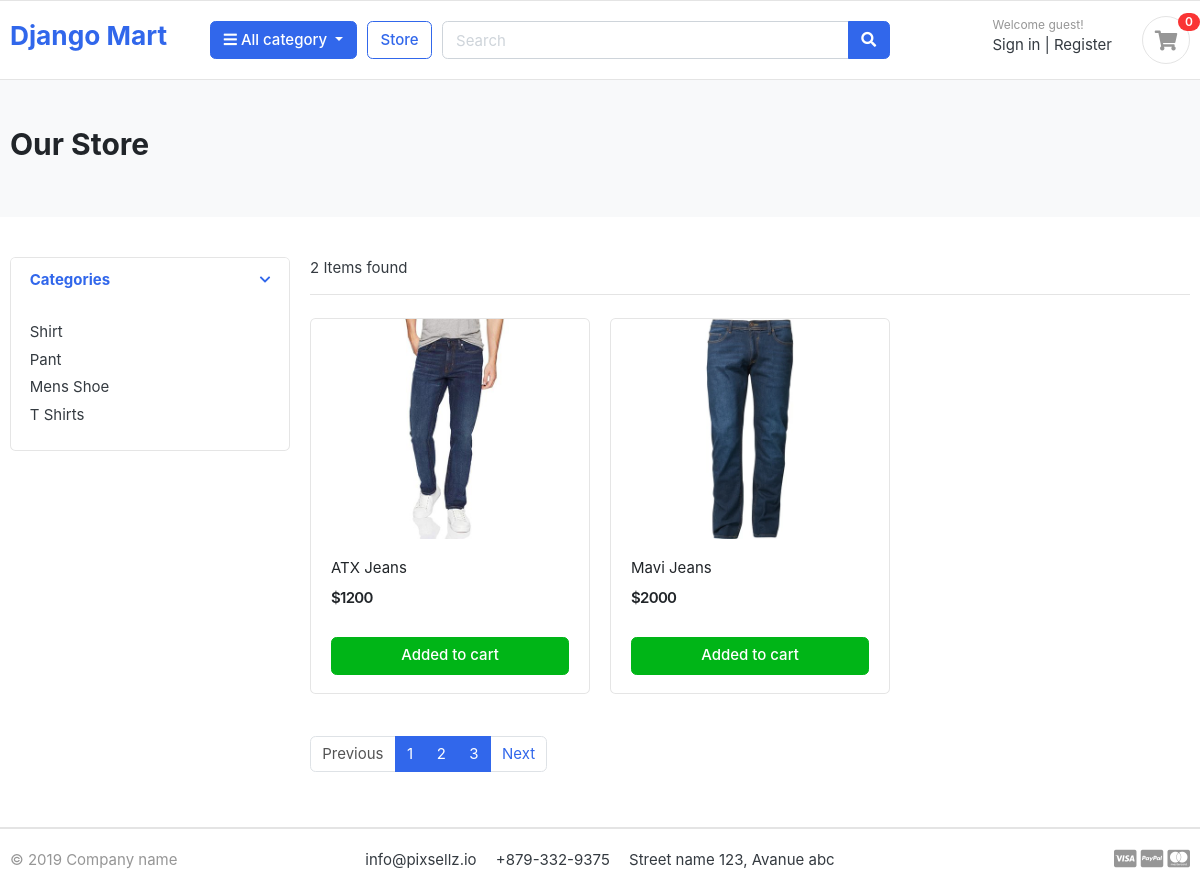
/store/, run on the app's committed database.
### category/models.py (models this page shows, shortened)
class Category(models.Model):
    category_name = models.CharField(max_length = 50, unique = True)
    slug = models.SlugField(max_length= 100, unique = True)
    description = models.TextField(max_length = 255, blank = True)
    cat_image = models.ImageField(upload_to = 'photos/categories', blank = True)

### store/models.py (models this page shows)
class Product(models.Model):
    product_name = models.CharField(max_length=100, unique=True)
    slug = models.SlugField(max_length=200, unique=True)
    description = models.TextField(max_length=500, blank=True)
    price = models.IntegerField()
    image = models.ImageField(upload_to='photos/products')
    stock = models.IntegerField()
    is_available = models.BooleanField(default=True)
    category = models.ForeignKey(Category, on_delete=models.CASCADE)
    created_date = models.DateTimeField(auto_now_add=True)
    modified_date = models.DateTimeField(auto_now=True)
    def __str__(self):
        return self.product_name

### store/views.py (the view)
# urls.py: path('store/', include('store.urls')),
def store(request, category_slug=None):
    if category_slug :
        category = get_object_or_404(Category, slug = category_slug)
        products = Product.objects.filter(is_available = True, category=category) # category wise products
        page = request.GET.get('page')
        print(page)
        paginator = Paginator(products, 1) # Paginator(objects, per page e kotogula product dekhte chai)
        paged_product = paginator.get_page(page)
    else :
        products = Product.objects.filter(is_available = True) # all products
        paginator = Paginator(products, 2) # Paginator(objects, per page e kotogula product dekhte chai)
        page = request.GET.get('page')
        paged_product = paginator.get_page(page)
        for i in paged_product:
            print(i)
        print(paged_product.has_next(), paged_product.has_previous(), paged_product.previous_page_number, paged_product.next_page_number)
    categories = Category.objects.all()
    context = {'products' : paged_product, 'categories' : categories, }
    return render(request, 'store/store.html', context)

### store/templates/store/store.html
{% extends 'base.html' %}
{% block body%}
<section class="section-pagetop bg">
<div class="container">
	<h2 class="title-page">Our Store</h2>
</div>
</section>
<section class="section-content padding-y">
<div class="container">
<div class="row">
	<aside class="col-md-3">
<div class="card">
	<article class="filter-group">
		<header class="card-header">
			<a href="#" data-toggle="collapse" data-target="#collapse_1" aria-expanded="true" class="">
				<i class="icon-control fa fa-chevron-down"></i>
				<h6 class="title">Categories</h6>
			</a>
		</header>
		<div class="filter-content collapse show" id="collapse_1" style="">
			<div class="card-body">
				<ul class="list-menu">
					{% for i in categories %}
						<li><a href="{% url 'products_by_category' category_slug=i.slug %}">{{i.category_name}}  </a></li>
					{% endfor%}
				</ul>
			</div>
		</div>
	</article>
</div>
	</aside>
	<main class="col-md-9">
<header class="border-bottom mb-4 pb-3">
		<div class="form-inline">
			<span class="mr-md-auto">{{products | length}} Items found </span>
		</div>
</header>
<div class="row">
	{% for item in products %}
	<div class="col-md-4">
		<figure class="card card-product-grid">
			<div class="img-wrap">
				<img src="{{item.image.url}}">
			</div>
			<figcaption class="info-wrap">
				<div class="fix-height">
					<a href="{% url 'product_detail' item.category.slug item.slug   %}" class="title">{{item.product_name}}</a>
					<div class="price-wrap mt-2">
						<span class="price">${{item.price}}</span>
					</div>
				</div>
				<a href="#" class="btn btn-block btn-success">Added to cart </a>
			</figcaption>
		</figure>
	</div>
	{% endfor %}
</div>
<nav class="mt-4" aria-label="Page navigation sample">
  <ul class="pagination">
	{% if products.has_previous %}
    <li class="page-item"><a class="page-link" href="?page={{products.previous_page_number}}">Previous</a></li>
	{% else %}
	<li class="page-item disabled"><a class="page-link" >Previous</a></li>
	{% endif%}
	{% for i in products.paginator.page_range %}
		<li class="page-item active"><a class="page-link" href="?page={{i}}">{{i}}</a></li>
	{% endfor %}
	{% if products.has_next %}
    <li class="page-item"><a class="page-link" href="?page={{products.next_page_number}}">Next</a></li>
	{% else %}
	<li class="page-item disabled"><a class="page-link" >Next</a></li>
	{% endif%}
  </ul>
</nav>
	</main>
</div>
</div>
</section>
{% endblock%}

### templates/base.html (shortened to what this page needs)
<!DOCTYPE html>
{% load static %}
<html lang="en">
  <head>
    <link href="{% static 'css/bootstrap.css' %}" rel="stylesheet" type="text/css" />
    <link
      href="{% static 'fonts/fontawesome/css/all.min.css' %}"
      type="text/css"
      rel="stylesheet"
    />
    <link href="{% static 'css/ui.css' %}" rel="stylesheet" type="text/css" />
    <link
      href="{% static 'css/responsive.css'%}"
      rel="stylesheet"
      media="only screen and (max-width: 1200px)"
    />
  </head>
<body>
    <header class="section-header">
      <section class="header-main border-bottom">
        <div class="container">
          <div class="row align-items-center">
            <div class="col-lg-2 col-md-3 col-6">
              <a href="{% url 'home' %}" class="brand-wrap">
                <h3>Django Mart</h3>
              </a>
            </div>
            <div class="col-lg col-sm col-md col-6 flex-grow-0">
              <div class="category-wrap dropdown d-inline-block float-right">
                <button
                  type="button"
                  class="btn btn-primary dropdown-toggle"
                  data-toggle="dropdown"
                >
                  <i class="fa fa-bars"></i> All category
                </button>
              </div>
            </div>
            <a href="{% url 'store' %}" class="btn btn-outline-primary">Store</a>
            <div class="col-lg col-md-6 col-sm-12 col">
              <form action="#" class="search">
                <div class="input-group w-100">
                  <input
                    type="text"
                    class="form-control"
                    style="width: 60%"
                    placeholder="Search"
                  />
                  <div class="input-group-append">
                    <button class="btn btn-primary" type="submit">
                      <i class="fa fa-search"></i>
                    </button>
                  </div>
                </div>
              </form>
            </div>
            <div class="col-lg-3 col-sm-6 col-8 order-2 order-lg-3">
              <div class="d-flex justify-content-end mb-3 mb-lg-0">
                <div class="widget-header">
                  {%if request.user.is_authenticated %}
                  <small class="title text-muted">Welcome {{request.user.first_name}}</small>
                  <div>
                    <a href="{% url 'profile' %}">Profile</a>
                    <span class="dark-transp"> | </span>
                    <a href="{% url 'logout' %}"> Logout </a>
                  </div>
                  {% else %}
                  <small class="title text-muted">Welcome guest!</small>
                  <div>
                    <a href="{% url 'login' %}">Sign in</a>
                    <span class="dark-transp"> | </span>
                    <a href="{% url 'register' %}"> Register</a>
                  </div>
                  {% endif %}
                </div>
                <a href="{% url 'cart' %}" class="widget-header pl-3 ml-3">
                  <div class="icon icon-sm rounded-circle border">
                    <i class="fa fa-shopping-cart"></i>
                  </div>
                  <span class="badge badge-pill badge-danger notify">0</span>
                </a>
              </div>
            </div>
          </div>
        </div>
      </section>
    </header>
    {% block body %}
    {% endblock %}
    <footer class="section-footer border-top">
	<div class="container">
		<section class="footer-bottom border-top row">
			<div class="col-md-2">
				<p class="text-muted"> &copy 2019 Company name </p>
			</div>
			<div class="col-md-8 text-md-center">
				<span  class="px-2">info@pixsellz.io</span>
				<span  class="px-2">+879-332-9375</span>
				<span  class="px-2">Street name 123, Avanue abc</span>
			</div>
			<div class="col-md-2 text-md-right text-muted">
				<i class="fab fa-lg fa-cc-visa"></i>
				<i class="fab fa-lg fa-cc-paypal"></i>
				<i class="fab fa-lg fa-cc-mastercard"></i>
			</div>
		</section>
	</div>
</footer>
</body>
</html>

### static/css/ui.css (style rules this page uses)
html { font-family: "Inter", sans-serif; font-size: 15px; }
.img-wrap { text-align: center; display: block; }
.img-wrap img { max-width: 100%; }
.price-wrap { letter-spacing: -0.7px; }
.icon-xs, .icon-sm, .icon-md, .icon-lg { display: inline-block; text-align: center; flex-shrink: 0; flex-grow: 0; }
.icon-sm { width: 48px; height: 48px; line-height: 48px !important; font-size: 20px; }
.padding-y { padding-top: 40px; padding-bottom: 40px; }
figure { margin-bottom: 0; }
article:after, .form-group:after { display: block; clear: both; content: ""; }
.bg { background-color: #f8f9fa; }
.title-page { color: #212529; }
p:last-child { margin-bottom: 0; }
.header-main { position: relative; padding-top: 1rem; padding-bottom: 1rem; }
.widget-header { display: inline-block; vertical-align: middle; position: relative; }
.widget-header a { color: #343a40; }
.widget-header i { color: #969696; }
.widget-header .title { display: block; }
.widget-header .notify { position: absolute; top: -3px; right: -10px; }
.footer-bottom { padding-top: 20px; padding-bottom: 20px; }
[class*=list-] li:after { visibility: hidden; display: block; content: ""; overflow: hidden; height: 0; clear: both; }
.list-menu { list-style: none; margin: 0; padding-left: 0; }
.list-menu li { margin-bottom: 5px; }
.list-menu a { color: #343a40; }
[class*=card-product] a.title { color: #212529; display: block; }
[class*=card-product] .img-wrap { overflow: hidden; position: relative; }
[class*=card-product] .img-wrap img { height: 100%; max-width: 100%; width: auto; display: inline-block; -o-object-fit: cover; object-fit: cover; }
.card-product-grid { margin-bottom: 20px; }
.card-product-grid .img-wrap { border-radius: 0.2rem 0.2rem 0 0; height: 220px; }
.card-product-grid .info-wrap { overflow: hidden; padding: 18px 20px; }
.card-product-grid .fix-height { height: 80px; overflow: hidden; }
.card .img-wrap { overflow: hidden; }
.notify { position: absolute; top: -4px; right: -10px; display: inline-block; padding: 0.25em 0.6em; font-size: 12px; line-height: 1; text-align: center; border-radius: 3rem; color: #fff; background-color: #fa3434; }
.price { font-weight: 600; color: #212529; }
.icon-control { margin-top: 5px; float: right; font-size: 80%; }
.card-header .title { margin-bottom: 0; line-height: 1.5; }
.filter-group { border-bottom: 1px solid #e4e4e4; }
.filter-group .card-header { border-bottom: 0; }
.filter-group:last-child { border-bottom: 0; }
.section-pagetop { padding: 45px 0; }

### data on the page
Category: category_name "Shirt"
Category: category_name "Pant"
Category: category_name "Mens Shoe"
Category: category_name "T Shirts"
Product: image (picture), product_name "ATX Jeans", price "1200"
Product: image (picture), product_name "Mavi Jeans", price "2000"

### other printed values
{{ products | length }} "2"
{{ i }} "1" "2" "3"
